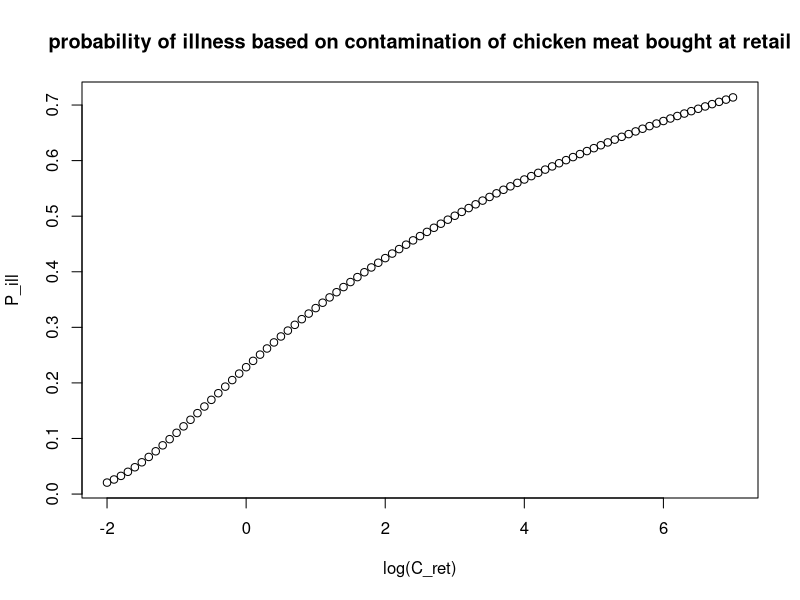

Reproduce this figure in R.


#################################
#################################
#################################
# DRM
#################################
#################################
#################################

dose <- matrix(10^(seq(0,9,by=0.1)),91,10000)
Pprev <- 0.25
alphaGamma <- 0.44
betaGamma <- 0.51
rPillinf <- 0.06
etaPillinf <- 0.88
Cretlog <- seq(-2,7,by=0.1)


#################################
#model
#################################
# the abscissa Cretlog MUST have the same length as the number of rows of the dose-matrix!

condPillinf <- 1 - (1+dose/etaPillinf)^(-rPillinf)
modDoseResponseMedianChallenge <- function(dose, Pprev, condPillinf, alphaGamma, betaGamma){
  
  
  nrOfCrets <- dim(dose)[1]
  nrOfDoses <- dim(dose)[2]
  
  Pill <- matrix(NA, nrOfCrets, nrOfDoses)
  
  for (i in 1:nrOfDoses) Pill[1:nrOfCrets,i] <- condPillinf[1:nrOfCrets,i]*round((1 - exp(lgamma(alphaGamma+betaGamma)+lgamma(betaGamma+dose[1:nrOfCrets,i])-lgamma(betaGamma)-lgamma(alphaGamma+betaGamma+dose[1:nrOfCrets,i]))),4)
  
  Pillmean <- rowMeans(Pill)
  Qill <- Pillmean*Pprev
  PrevExp <- Pprev*(sum(dose>0)/nrOfDoses)
  
  
  
  return(list(Pill=Pill, Pillmean=Pillmean, Qill=Qill, PrevExp=PrevExp))
  #return(list(Qill=Qill, PrevExp=PrevExp))
}

runDoseResponseMedianChallenge <- modDoseResponseMedianChallenge(dose, Pprev, condPillinf, alphaGamma, betaGamma)
#runDoseResponseMedianChallenge <- modDoseResponseMedianChallenge(dose=runConsumerPhaseNauta$dose, Pprev, condPillinf, alphaGamma, betaGamma)

Qill <-runDoseResponseMedianChallenge$Qill
PrevExp <- runDoseResponseMedianChallenge$PrevExp
Pillmean <-runDoseResponseMedianChallenge$Pillmean
Pill <-runDoseResponseMedianChallenge$Pill

#################################
#################################
#visualisation
#################################
plot(Cretlog, Pillmean, xlab = "log(C_ret)", ylab = "P_ill", main = "probability of illness based on contamination of chicken meat bought at retail")
#################################
